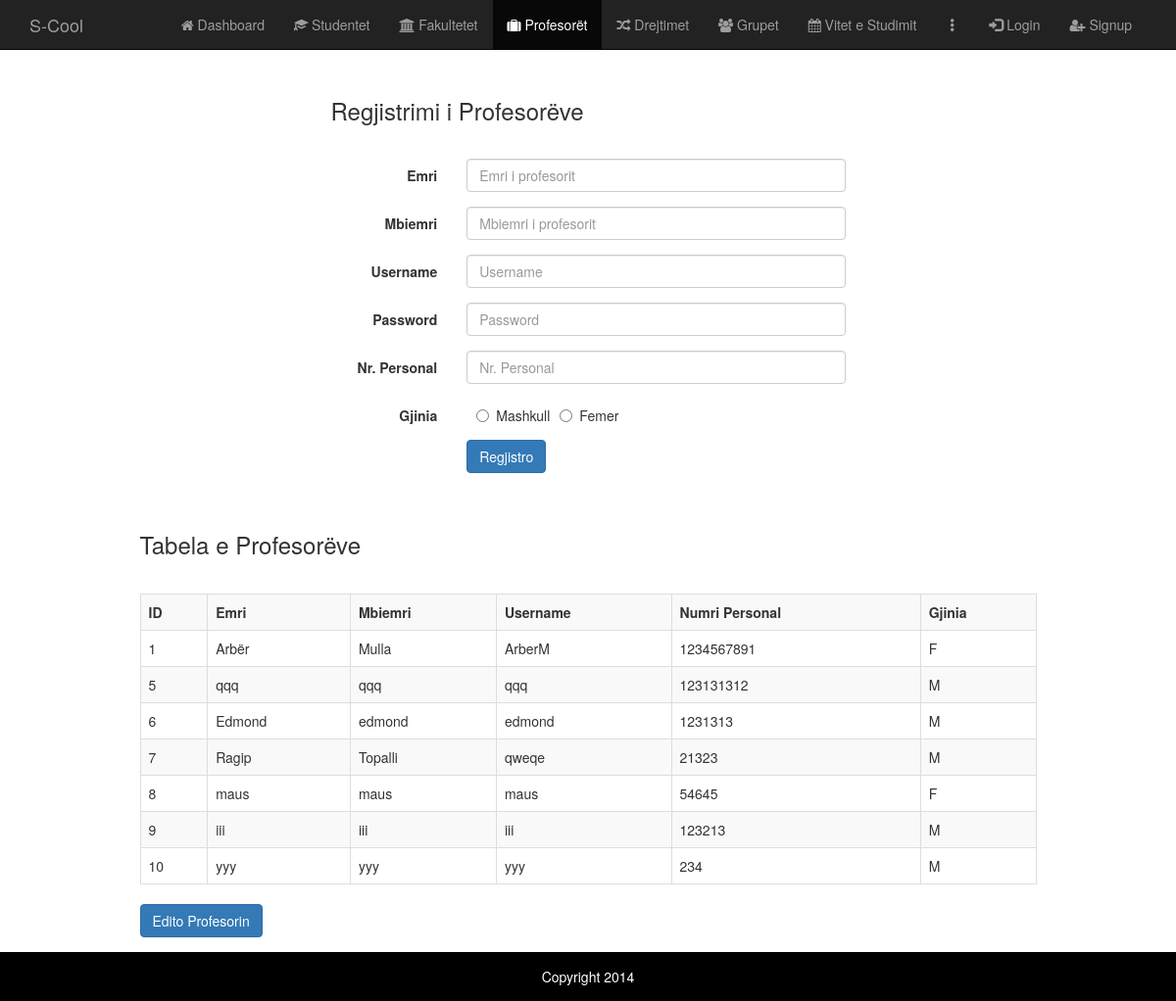
The page /WebContent/adminPage/profesoret.php on the database as committed earlier.
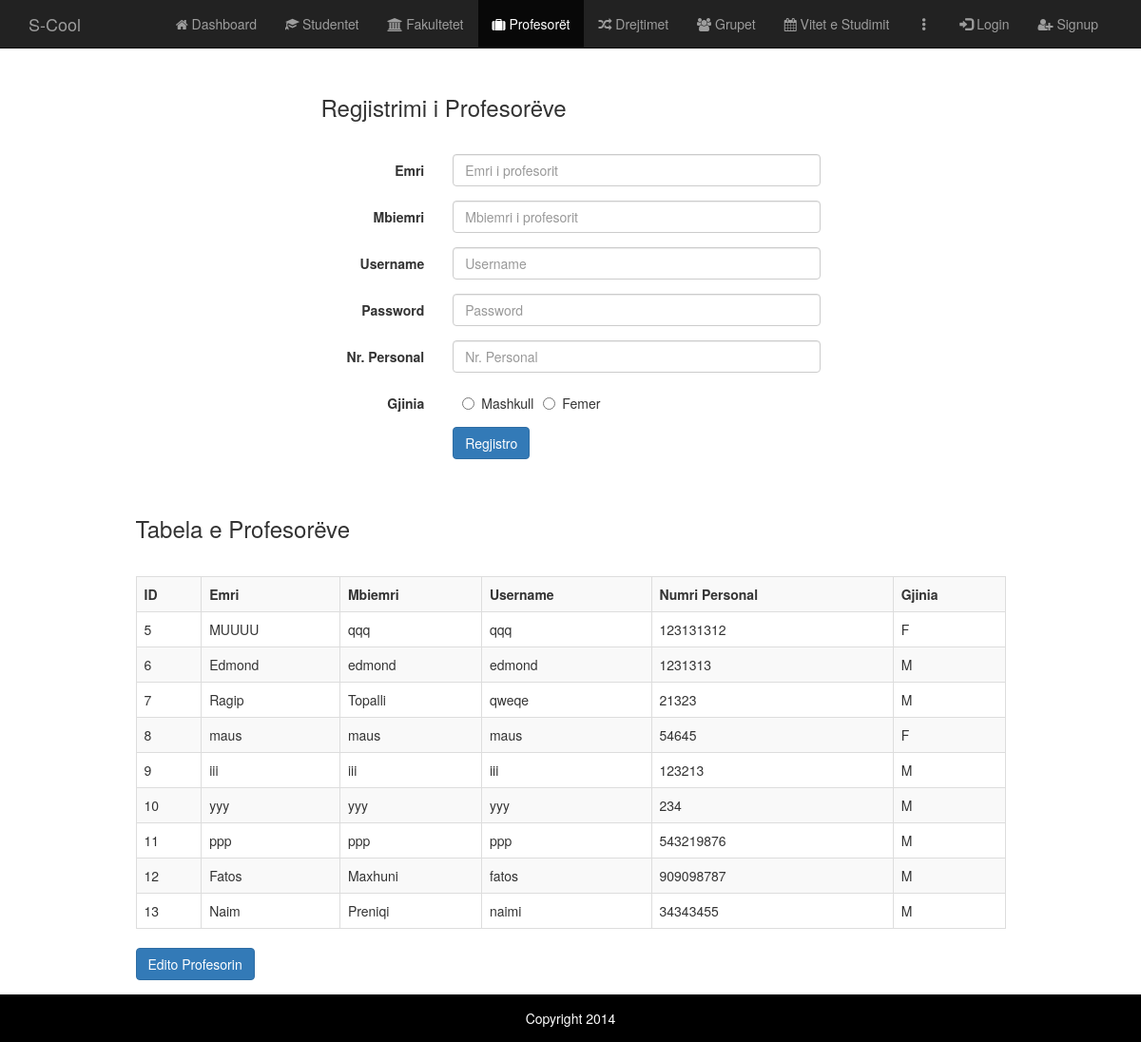
The same page on the database as committed later.
### tables this page shows
CREATE TABLE `profesori` (
  `ID` int(11) NOT NULL,
  `Emri` varchar(20) NOT NULL,
  `Mbiemri` varchar(20) NOT NULL,
  `UserName` varchar(20) NOT NULL,
  `Password` char(76) NOT NULL,
  `Nr_personal` int(11) NOT NULL,
  `Gjinia` char(1) NOT NULL,
  `FR_Fakulltetit` int(11) DEFAULT NULL,
  `fk_Drejtimit` int(11) DEFAULT NULL
);

### BL/Profesori.php (the view, shortened to what this page needs)
<?php
class Profesori {
    public function selectAll()
    {
        $sqlConnection = new SQLConnection();
        $con = $sqlConnection->connection();
        $sql = "SELECT * FROM Profesori";
        $result = mysqli_query($con, $sql);
        if(mysqli_num_rows($result) > 0)
        {
            while($row = mysqli_fetch_assoc($result))
            {
                echo "<tr onclick='indeksiReshtit(this)'><td>".$row['ID']."</td>"
                        . "<td>".$row['Emri']."</td>"
                        . "<td>".$row['Mbiemri']."</td>"
                        . "<td>".$row['UserName']."</td>"
                        . "<td>".$row['Nr_personal']."</td>"
                        . "<td>".$row['Gjinia']."</td>";
            }
        }
    }
}

### WebContent/adminPage/profesoret.php (shortened to what this page needs)
<!DOCTYPE html>
<html>
<head>
    <link href="bootstrap/css/bootstrap.min.css" rel="stylesheet">
    <link href="css/style.css" rel="stylesheet">
    <link rel="stylesheet" href="font/css/font-awesome.min.css" />
</head>
<body>
    <div class="header">
        <nav class="navbar navbar-inverse navbar-fixed-top" role="navigation">
            <div class="container">
                <div class="navbar-header">
                    <a class="navbar-brand" href="index.html">S-Cool</a>
                </div>
                <div class="collapse navbar-collapse" id="mynavbar">
                    <ul class="nav navbar-nav">
                        <li><a href="index.php"><i class="fa fa-home"></i> Dashboard</a></li>
                        <li><a href="studentet.php"><i class="glyphicon glyphicon-education"></i> Studentet</a></li>
                        <li><a href="fakultetet.php"><i class="fa fa-university"></i> Fakultetet</a></li>
                        <li class="active"><a href="profesoret.php"><i class="fa fa-suitcase"></i> Profesorët</a></li>
                        <li><a href="drejtimet.php"><i class="fa fa-random"></i> Drejtimet</a></li>
                        <li><a href="grupet.php"><i class="fa fa-group"></i> Grupet</a></li>
                        <li><a href="vitet.php"><i class="fa fa-calendar"></i> Vitet e Studimit</a></li>
                        <li><a><i class="glyphicon glyphicon-option-vertical"></i></a></li>
                        <li><a href="login.html"><i class="glyphicon glyphicon-log-in"></i> Login</a></li>
                        <li><a href="signup.html"><i class="fa fa-user-plus"></i> Signup</a></li>
                    </ul>
                </div>
            </div>
        </nav>
    </div>
    <div class="container">
        <div class="row">
            <div class="col-md-6 col-md-offset-3">
                <div class="content-box-large">
                    <div class="panel-heading">
                        <div class="panel-title">
                            <h3>Regjistrimi i Profesorëve</h3>
                        </div>
                    </div>
                    <div class="panel-body">
                        <form class="form-horizontal" role="form" action="profesoret.php" method="post">
                            <div class="form-group">
                                <label for="emriProfesorit" class="col-sm-3 control-label">Emri</label>
                                <div class="col-sm-9">
                                    <input type="text" class="form-control" id="emriProfesorit" name="emri" required="required" placeholder="Emri i profesorit">
                                </div>
                            </div>
                            <div class="form-group">
                                <label for="mbiemriProfesorit" class="col-sm-3 control-label">Mbiemri</label>
                                <div class="col-sm-9">
                                    <input type="text" class="form-control" id="mbiemriProfesorit" name="mbiemri" required="required" placeholder="Mbiemri i profesorit">
                                </div>
                            </div>
                            <div class="form-group">
                                <label for="usernameProfesorit" class="col-sm-3 control-label">Username</label>
                                <div class="col-sm-9">
                                    <input type="text" class="form-control" id="usernameProfesorit" name="userName" required="required" placeholder="Username">
                                </div>
                            </div>
                            <div class="form-group">
                                <label for="passwordProfesorit" class="col-sm-3 control-label">Password</label>
                                <div class="col-sm-9">
                                    <input type="password" class="form-control" id="passwordProfesorit" name="password" required="required" placeholder="Password">
                                </div>
                            </div>
                            <div class="form-group">
                                <label for="numriPersonalProfesorit" class="col-sm-3 control-label">Nr. Personal</label>
                                <div class="col-sm-9">
                                    <input type="number" class="form-control" id="numriPersonalProfesorit" name="nrPersonal" required="required" placeholder="Nr. Personal">
                                </div>
                            </div>
                            <div class="form-group">
                                <label class="col-md-3 control-label">Gjinia</label>
                                <div class="col-md-9">
                                    <label class="radio radio-inline">
                                        <input name="gjinia" value="M" type="radio">Mashkull
                                    </label>
                                    <label class="radio radio-inline">
                                        <input name="gjinia" value="F" type="radio">Femer
                                    </label>
                                </div>
                            </div>
                            <div class="form-group">
                                <div class="col-sm-offset-3 col-sm-9">
                                    <input type="submit" class="btn btn-primary" name="RsBtn" value="Regjistro">
                                </div>
                            </div>
                        </form>
                    </div>
                </div>
            </div>
        </div>
        <?php
        $emri = filter_input(INPUT_POST, 'emri');
        $mbiemri = filter_input(INPUT_POST, 'mbiemri');
        $userName = filter_input(INPUT_POST, 'userName');
        $password = filter_input(INPUT_POST, 'password');
        $nrPersonal = filter_input(INPUT_POST, 'nrPersonal');
        $gjinia = filter_input(INPUT_POST, 'gjinia');
        $s = new Profesori($emri, $mbiemri, $userName, $password, $nrPersonal, $gjinia);
        ?>
        <div class="row">
            <div class="col-md-10 col-md-offset-1">
                <div class="content-box-large">
                    <div class="panel-heading">
                        <div class="panel-title">
                            <h3>Tabela e Profesorëve</h3>
                        </div>
                    </div>
                    <div class="panel-body">
                        <table class="table table-striped table-bordered" id="tabelaProfesoreve">
                            <tr>
                                <th>ID</th>
                                <th>Emri</th>
                                <th>Mbiemri</th>
                                <th>Username</th>
                                <th>Numri Personal</th>
                                <th>Gjinia</th>
                            </tr>
                            <?php
                                $s->selectAll();
                            ?>
                        </table>
                        <button id="editButton" data-toggle="modal" data-target="#changeProfesori" class="btn btn-primary" onclick="reshtiTabele()">Edito Profesorin</button>
                    </div>
                </div>
            </div>
        </div>
    </div>
    <footer>
        <div class="container">
            <div class="copy text-center">
                Copyright 2014
            </div>
        </div>
    </footer>
</body>
</html>

### WebContent/adminPage/css/style.css (style rules this page uses)
.navbar-collapse { display: flex !important; justify-content: flex-end; }
label { float: left; text-align: center; }
footer { display: flex; height: 50px; background-color: black; color: white; justify-content: flex-end; align-items: center; }
@media (min-width: 768px) { .navbar-collapse.collapse { display: flex !important; } }
.radio-inline { vertical-align: baseline; margin-left: 10px; }

Rows that differ between the two databases and show on the page:
removed profesori: ID "1", Emri "Arbër", Mbiemri "Mulla", UserName "ArberM", Nr_personal "1234567891", Gjinia "F"
changed profesori "qqq": Emri "qqq" → "MUUUU"; Gjinia "M" → "F"
added profesori: ID "11", Emri "ppp", Mbiemri "ppp", UserName "ppp", Nr_personal "543219876", Gjinia "M"
added profesori: ID "12", Emri "Fatos", Mbiemri "Maxhuni", UserName "fatos", Nr_personal "909098787", Gjinia "M"
added profesori: ID "13", Emri "Naim", Mbiemri "Preniqi", UserName "naimi", Nr_personal "34343455", Gjinia "M"
